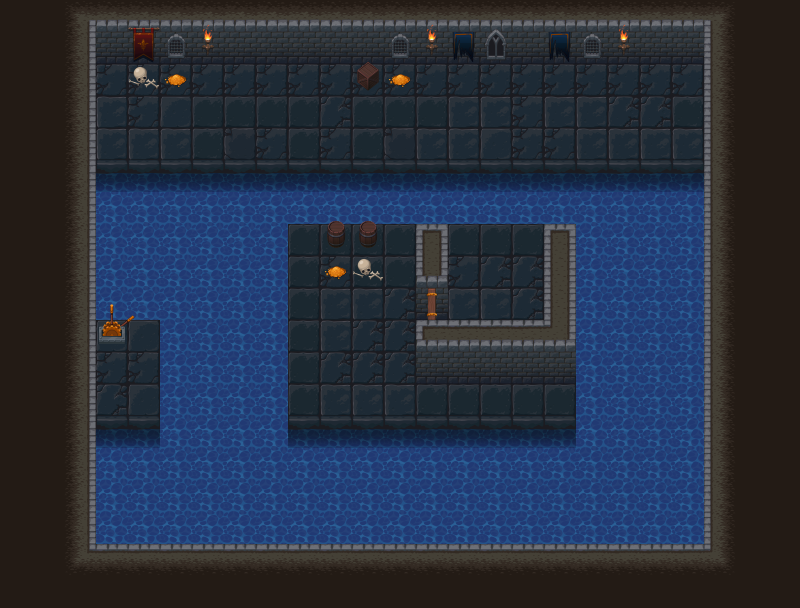

This game map was drawn from its Tiled (.tmx) file and the tilesets committed beside it. A one-line description and the trimmed map source follow:
An orthogonal 25x19 tile map with 32x32 px tiles, 6 tile layers (bg, doorClosed, switchoff, wall bg, ...) and 26 objects (6x water, 6x collision, 2x 1, 2x lasso, 2x key, ...).

<map version="1.0" tiledversion="1.1.4" orientation="orthogonal" renderorder="right-down" width="25" height="19" tilewidth="32" tileheight="32" infinite="0" nextobjectid="40">
 <tileset firstgid="1" name="tiles" tilewidth="32" tileheight="32" tilecount="240" columns="10">
  <image source="tiles.png" width="320" height="768" />
 </tileset>
 <layer name="bg" width="25" height="19">
  <properties>
   <property name="bg" value="1" />
   <property name="tileset" value="tiles" />
  </properties>
  <data>[475 cells, 475 non-empty, 25 distinct tile ids]</data>
 </layer>
 <layer name="doorClosed" width="25" height="19">
  <properties>
   <property name="doorClosed" value="1" />
   <property name="tileset" value="tiles" />
  </properties>
  <data>[475 cells, 1 non-empty, 1 distinct tile ids]</data>
 </layer>
 <objectgroup name="button" visible="0">
  <properties>
   <property name="button" value="1" />
  </properties>
  <object id="26" name="1.1" x="464.634" y="367.978" width="46.6059" height="46.5728" />
 </objectgroup>
 <layer name="switchoff" width="25" height="19">
  <properties>
   <property name="switchoff" value="1" />
   <property name="tileset" value="tiles" />
  </properties>
  <data>[475 cells, 4 non-empty, 4 distinct tile ids]</data>
 </layer>
 <layer name="wall bg" width="25" height="19">
  <properties>
   <property name="bg" value="0" />
   <property name="tileset" value="tiles" />
  </properties>
  <data>[475 cells, 26 non-empty, 14 distinct tile ids]</data>
 </layer>
 <objectgroup name="waterleft" visible="0">
  <object id="32" type="waterleft" x="155.772" y="310.612" width="5.29816" height="137.781" />
 </objectgroup>
 <objectgroup name="door">
  <properties>
   <property name="door" value="1" />
  </properties>
  <object id="1" name="1" x="417.328" y="304.328" width="30.5064" height="50.9514" visible="0">
   <properties>
    <property name="need" value="key1" />
   </properties>
  </object>
 </objectgroup>
 <objectgroup name="openswitch">
  <object id="37" type="opensw" x="96.3912" y="317.386" width="52.8976" height="54.0731" />
 </objectgroup>
 <layer name="switchon" width="25" height="19">
  <properties>
   <property name="switchon" value="1" />
   <property name="tileset" value="tiles" />
  </properties>
  <data>[475 cells, 2 non-empty, 2 distinct tile ids]</data>
 </layer>
 <objectgroup name="waterright">
  <object id="29" type="waterright" x="287.083" y="224.801" width="3.50012" height="223.592" />
 </objectgroup>
 <objectgroup name="block">
  <properties>
   <property name="block" value="1" />
  </properties>
  <object id="34" name="1" type="block" x="159.494" y="384.233" width="32.6744" height="31.5274" />
 </objectgroup>
 <objectgroup name="doorOpenArea">
  <properties>
   <property name="opendoor" value="1" />
  </properties>
  <object id="2" name="1" x="452.715" y="305.064" width="23.1849" height="69.5546" />
 </objectgroup>
 <objectgroup name="water">
  <object id="10" type="water" x="97.6205" y="180.598" width="604.027" height="30.5647" />
  <object id="12" type="water" x="97.6205" y="224.527" width="185.522" height="87.8585" />
  <object id="13" type="water" x="178.076" y="320.927" width="103.606" height="114.704" />
  <object id="14" type="water" x="98.8408" y="437.073" width="602.807" height="103.5" />
  <object id="15" type="water" x="583.112" y="225.747" width="50.2008" height="217.206" />
  <object id="16" type="water" x="636.974" y="224.527" width="64.6736" height="217.471" />
 </objectgroup>
 <objectgroup name="collision">
  <object id="17" type="collision" x="547.895" y="229.408" width="25.6254" height="152.532" />
  <object id="18" type="collision" x="418.548" y="229.408" width="26.8456" height="73.147" />
  <object id="20" type="collision" x="418.086" y="354.545" width="155.631" height="28.5477" />
  <object id="36" type="collision" x="32.9141" y="21.159" width="59.9506" height="541.907" />
  <object id="38" type="collision" x="483.132" y="387.916" width="24.6856" height="23.5101" />
  <object id="39" type="collision" x="98.7422" y="322.088" width="25.8611" height="25.8611" />
 </objectgroup>
 <objectgroup name="character">
  <object id="9" name="princess" type="player" x="466.138" y="245.272">
   <ellipse />
  </object>
 </objectgroup>
 <objectgroup name="item">
  <properties>
   <property name="item" value="1" />
  </properties>
  <object id="7" name="lasso" type="lasso" x="513.812" y="289.073" width="26.4561" height="30.5127">
   <properties>
    <property name="from" value="lasso" />
   </properties>
  </object>
  <object id="5" name="key1" type="key" x="451.758" y="130.517" width="24.5054" height="25.7559">
   <properties>
    <property name="from" value="key1" />
   </properties>
  </object>
  <object id="22" name="slingshot" type="slingshot" x="291.274" y="64.0561" width="24.1721" height="26.5893">
   <properties>
    <property name="from" value="slingshot" />
   </properties>
  </object>
 </objectgroup>
 <objectgroup name="itemChoose">
  <properties>
   <property name="itemchoose" value="1" />
  </properties>
  <object id="8" name="lasso" type="lasso" x="497.337" y="269.376" width="43.6637" height="52.6502" />
  <object id="6" name="key1" type="key" x="431.165" y="98.9424" width="62.6248" height="60.8096" />
  <object id="25" name="slingshot" type="slingshot" x="284.134" y="61.4492" width="40.8699" height="39.0547" />
 </objectgroup>
 <layer name="fg" width="25" height="19">
  <properties>
   <property name="fg" value="0" />
   <property name="tileset" value="tiles" />
  </properties>
  <data>[475 cells, 23 non-empty, 3 distinct tile ids]</data>
 </layer>
</map>
